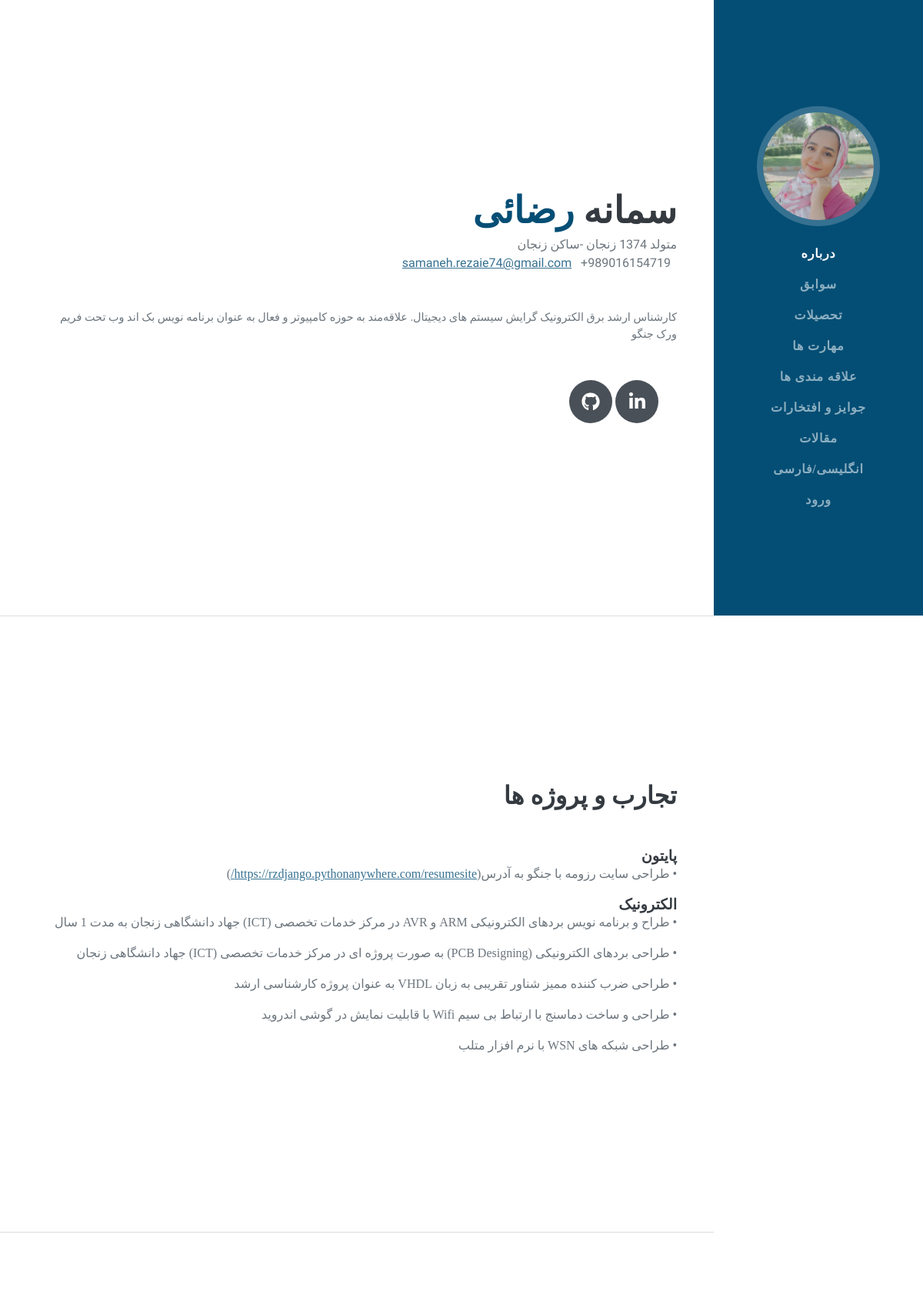
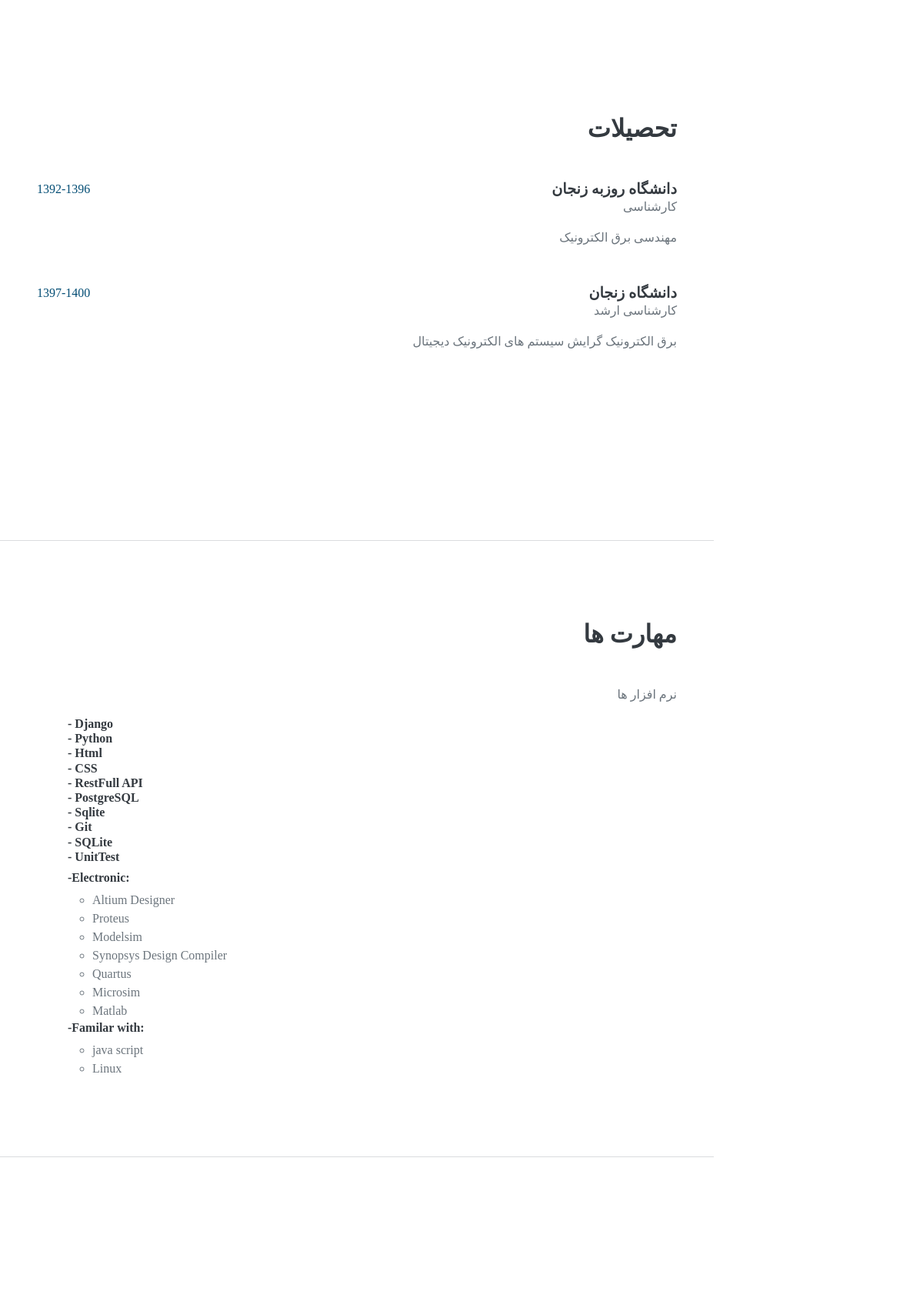
The app's page /resumesite/fa/ (upper part) with its own data (2 pictures, top to bottom).
### resumesite/models.py (models this page shows, shortened)
class aboutmeModel(models.Model):
    class Meta:
        verbose_name="درباره من"
        verbose_name_plural="درباره من"
    Name=models.CharField(max_length=100)
    LastName=models.CharField(max_length=100)
    address=models.CharField(max_length=300,null=True)
    phone_number=models.IntegerField(null=True)
    Email=models.EmailField()
    owner = models.ForeignKey('auth.User', related_name='snippets', on_delete=models.CASCADE,null=True)

class skillsModel(models.Model):
    class Meta:
        verbose_name="مهارت ها"
        verbose_name_plural="مهارت ها"
    skill_area=models.CharField(max_length=100,null=True,verbose_name="حوزه کاری")
    skillname=models.CharField(max_length=100,verbose_name="مهارت")
    Basic=1
    intermidiate=2
    advanced=3
    status_choices=((Basic,"مقدماتی"),
                    (intermidiate,"متوسط"),
                    (advanced,"پیشرفته"))
    levelofskill=models.IntegerField(choices=status_choices,verbose_name="سطح مهارت")

### resumesite/views.py (the view)
# urls.py: path('fa/',views.fahome),
def fahome(request):
    aboutMeModel=aboutmeModel.objects.all()
    Workexperience=workexperience.objects.all()
    AducationModel=aducationModel.objects.all()
    SkillsModel=skillsModel.objects.all()
    CoursesModel=coursesModel.objects.all()
    ArticlesModel=articlesModel.objects.all()
    context={
        'aboutMeModel':aboutMeModel,
        'Workexperience':Workexperience,
        'AducationModel':AducationModel,
        'SkillsModel':SkillsModel,
        'CoursesModel':CoursesModel,
        'ArticlesModel':ArticlesModel
    }
    return render(request,'fahome.html',context)

### resumesite/templates/fahome.html (shortened to what this page needs)
{% load static %}
<!DOCTYPE html>
<html lang="Fa">
    <head>
        <link href="{% static 'css/styles.css'%}" rel="stylesheet" />
    </head>
    <body id="page-top" dir='rtl'>
        <nav class="navbar navbar-expand-lg navbar-dark bg-primary fixed-top" id="sideNav"  >
            <a class="navbar-brand js-scroll-trigger" href="#page-top">
                <span class="d-none d-lg-block"><img class="img-fluid img-profile rounded-circle mx-auto mb-2" src="{% static 'images/profile2.jpg'%}" alt="..." /></span>
            </a>
            <div class="collapse navbar-collapse" id="navbarResponsive" >
                <ul class="navbar-nav">
                    <li class="nav-item"><a class="nav-link js-scroll-trigger" href="#about">درباره</a></li>
                    <li class="nav-item"><a class="nav-link js-scroll-trigger" href="#experience">سوابق</a></li>
                    <li class="nav-item"><a class="nav-link js-scroll-trigger" href="#education">تحصیلات</a></li>
                    <li class="nav-item"><a class="nav-link js-scroll-trigger" href="#skills">مهارت ها</a></li>
                    <li class="nav-item"><a class="nav-link js-scroll-trigger" href="#interests">علاقه مندی ها</a></li>
                    <li class="nav-item"><a class="nav-link js-scroll-trigger" href="#awards">جوایز و افتخارات</a></li>
                    <li class="nav-item"><a class="nav-link js-scroll-trigger" href="#articles">مقالات</a></li>
                    <li class="nav-item" ><a class="nav-link js-scroll-trigger" href="/resumesite">انگلیسی/فارسی</a></li>
                    <li class="nav-item" ><a class="nav-link js-scroll-trigger" href="/accounts/login">ورود</a></li>
                </ul>
            </div>
        </nav>
        <div class="container-fluid p-0" >
            <section class="resume-section" id="about">
                <div class="resume-section-content">
                    <h1 class="mb-2">
                        سمانه
                        <span class="text-primary">رضائی</span>
                    </h1>
                    <div class="subheading mb-5">
                         متولد  1374 زنجان -ساکن زنجان<br>
                         {% for aboutMe in aboutMeModel%}
                         &nbsp;&nbsp;{{aboutMe.phone_number}}+&nbsp;&nbsp;
                        {% endfor%}
                        <a href="mailto:samaneh.rezaie74@gmail.com">
                            {% for aboutMe in aboutMeModel%}
                            {{aboutMe.Email}}
                        {% endfor%}</a>
                    </div>
                    <p class="lead mb-5">کارشناس ارشد برق الکترونیک گرایش سیستم های دیجیتال. علاقه‌مند به حوزه کامپیوتر و فعال به عنوان برنامه نویس بک اند وب تحت فریم ورک جنگو </p>
                    <div class="social-icons">
                        <a class="social-icon" href="https://www.linkedin.com/in/samaneh-rezaie-7562b7102/"><i class="fab fa-linkedin-in"></i></a>
                        <a class="social-icon" href="https://github.com/samanehrz1374"><i class="fab fa-github"></i></a>
                    </div>
                </div>
            </section>
            <hr class="m-0" />
            <section class="resume-section" id="experience">
                <div class="resume-section-content">
                    <h2 class="mb-5">تجارب و پروژه ها </h2>
                    <h3 class="mb-0">پایتون</h3>
                        <div class=" mb-3">
                            <p> •	طراحی سایت رزومه با جنگو به آدرس(<a href="https://rzdjango.pythonanywhere.com/resumesite/">https://rzdjango.pythonanywhere.com/resumesite/</a>)</p>
                        </div>
                    <h3 class="mb-0">الکترونیک</h3>
                        <div class="mb-3">
                            <p>•	طراح و برنامه نویس بردهای الکترونیکی ARM و AVR در مرکز خدمات تخصصی (ICT) جهاد دانشگاهی زنجان به مدت 1 سال</p>
                        </div>
                        <div class=" mb-3">
                            <p>•	طراحی بردهای الکترونیکی (PCB Designing) به صورت پروژه ای در مرکز خدمات تخصصی (ICT) جهاد دانشگاهی زنجان</p>
                        </div>
                        <div class=" mb-3">
                            <p>•	طراحی ضرب کننده ممیز شناور تقریبی به زبان VHDL به عنوان پروژه کارشناسی ارشد</p>
                        </div>
                        <div class=" mb-3">
                            <p>•	طراحی و ساخت دماسنج با ارتباط بی سیم Wifi با قابلیت نمایش در گوشی اندروید </p>
                        </div>
                        <div class=" mb-3">
                            <p>•	طراحی شبکه های WSN با نرم افزار متلب </p>
                        </div>
                </div>
            </section>
            <hr class="m-0" />
            <section class="resume-section" id="education">
                <div class="resume-section-content">
                    <h2 class="mb-5">تحصیلات</h2>
                    <div class="d-flex flex-column flex-md-row justify-content-between mb-5">
                        <div class="flex-grow-1">
                            <h3 class="mb-0">دانشگاه روزبه زنجان</h3>
                            <div class="subheading mb-3">کارشناسی</div>
                            <div>مهندسی برق الکترونیک</div>
                        </div>
                        <div class="flex-shrink-0"><span class="text-primary">1392-1396</span></div>
                    </div>
                    <div class="d-flex flex-column flex-md-row justify-content-between">
                        <div class="flex-grow-1">
                            <h3 class="mb-0">دانشگاه زنجان</h3>
                            <div class="subheading mb-3">کارشناسی ارشد</div>
                            <div >برق الکترونیک گرایش سیستم های الکترونیک دیجیتال</div>
                        </div>
                        <div class="flex-shrink-0"><span class="text-primary">1397-1400</span></div>
                    </div>
                </div>
            </section>
            <hr class="m-0" />
            <section class="resume-section" id="skills">
                <div class="resume-section-content">
                    <h2 class="mb-5">مهارت ها</h2>
                    <div class="subheading mb-3">نرم افزار ها</div>
                    <ul class="fa-ul mb-0" dir="ltr">
                        <h4 class="mb-2">
                            {% for skillsModel in SkillsModel%}
                            {%if skillsModel.skill_area == "a"%}
                                    -&nbsp;{{skillsModel.skillname}}<br>
                                {% endif %}
                            {% endfor%}</h4>
                            <h4 class="mb-2">-Electronic:</h4>
                            <li>
                                <ul>{% for skillsModel in SkillsModel%}
                                {%if skillsModel.skill_area == "Electronic"%}
                                <li style="list-style: circle;"> {{skillsModel.skillname}}<br></li>
                                    {% endif %}
                                {% endfor%}</ul>
                                </li>
                        <h4 class="mb-2">-Familar with:</h4>
                        <li >
                            <ul>{% for skillsModel in SkillsModel%}
                            {%if skillsModel.skill_area == "Familar with"%}
                            <li style="list-style: circle;"> {{skillsModel.skillname}}<br></li>
                                {% endif %}
                            {% endfor%}</ul>
                        </li>
                    </ul>
                </div>
            </section>
            <hr class="m-0" />
            <section class="resume-section" id="interests">
            </section>
        </div>
    </body>
</html>

### records on screen
aboutmeModel: phone_number "989016154719", Email "samaneh.rezaie74@gmail.com"
skillsModel: skillname "Django"
skillsModel: skillname "Python"
skillsModel: skillname "Html"
skillsModel: skillname "CSS"
skillsModel: skillname "RestFull API"
skillsModel: skillname "PostgreSQL"
skillsModel: skillname "Sqlite"
skillsModel: skillname "Git"
skillsModel: skillname "SQLite"
skillsModel: skillname "UnitTest"
skillsModel: skillname "Altium Designer"
skillsModel: skillname "Proteus"
skillsModel: skillname "Modelsim"
skillsModel: skillname "Synopsys Design Compiler"
skillsModel: skillname "Quartus"
skillsModel: skillname "Microsim"
skillsModel: skillname "Matlab"
skillsModel: skillname "java script"
skillsModel: skillname "Linux"
